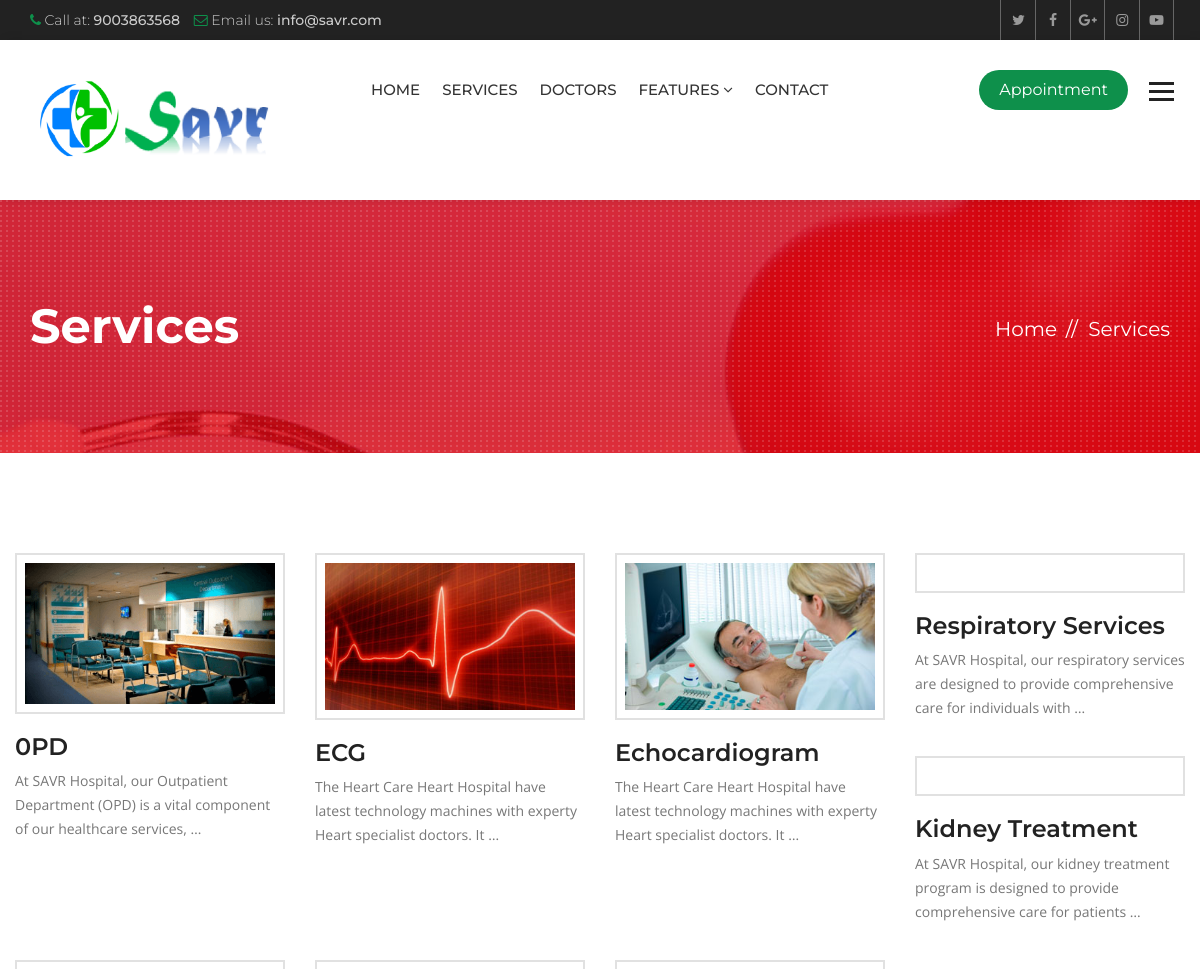
The page /services/ (upper part) on the database as committed earlier.
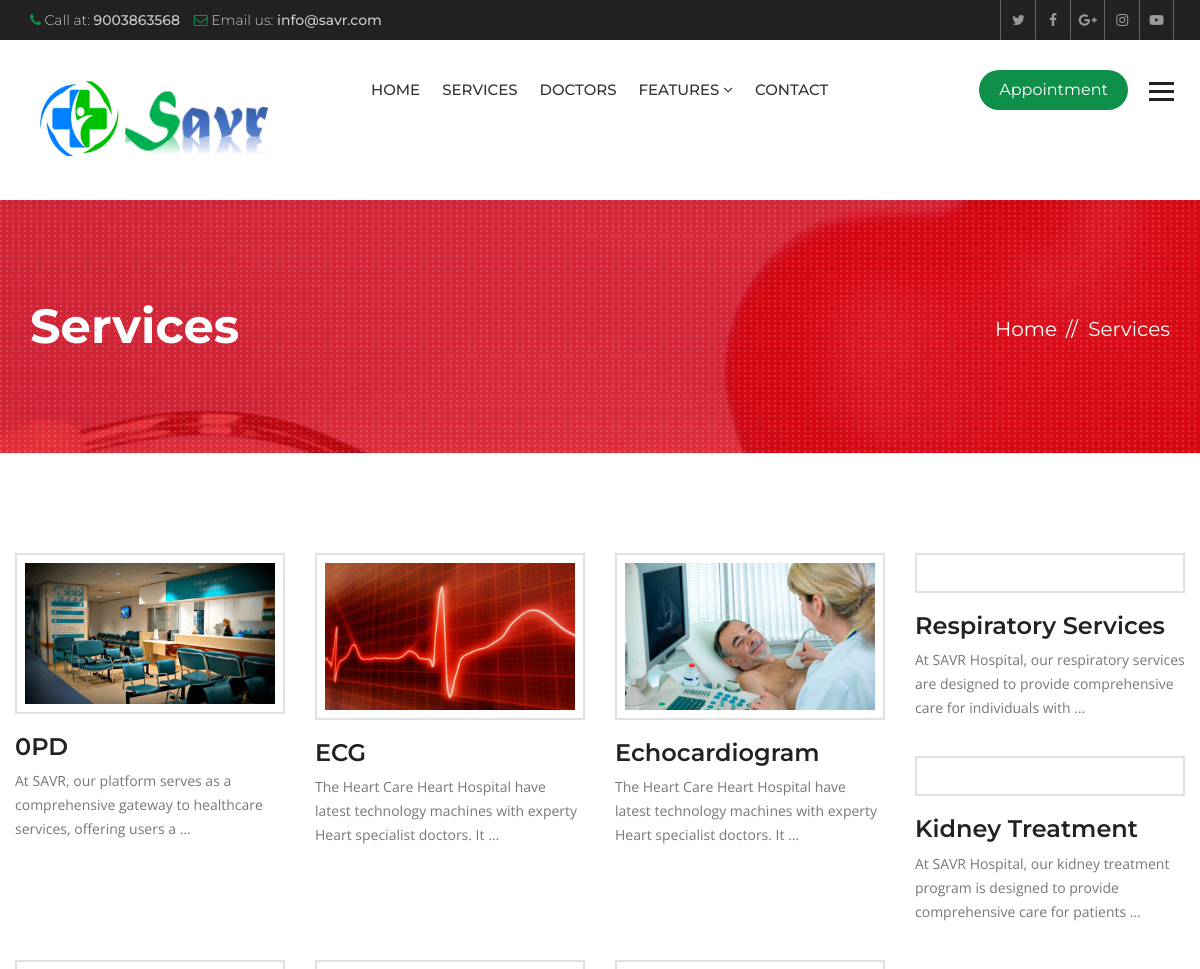
The same page on the database as committed later.
### hospital/models.py (models this page shows, shortened)
class Service(models.Model):
    title = models.CharField(max_length=120)
    description = models.TextField()
    items = models.ManyToManyField(to='Item',)
    thumbnail = models.ImageField(upload_to='services/')
    cover = models.ImageField(upload_to='services/')
    image1 = models.ImageField(upload_to='services/', blank=True, null=True)
    image2 = models.ImageField(upload_to='services/', blank=True, null=True)

### hospital/views.py (the view)
# urls.py: path('services/', views.ServiceListView.as_view(), name="services"),
class ServiceListView(ListView):
    queryset = Service.objects.all()
    template_name = "hospital/services.html"

### hospital/context_processors.py (called while the page is built)
def footer_content(request):
    services = Service.objects.all()
    doctors = Doctor.objects.all()
    context = {
        'services': services,
        'doctors': doctors
    }
    return context

### templates/hospital/services.html (shortened to what this page needs)
{% extends 'base.html' %}
{% block maincontent %}
<div class="inner-banner">
  <div class="container">
    <div class="row">
      <div class="col-md-7">
        <h1>Services</h1>
      </div>
      <div class="col-md-5">
        <ol class="breadcrumb">
          <li><a href="{% url 'index' %}">Home</a></li>
          <li class="active">Services</li>
        </ol>
      </div>
    </div>
  </div>
</div>
<div class="main-content">
  <section class="services">
    <div class="container">
      <div class="row">
        <div class="service-style-1">
          <div class="row">
            {% for service in object_list %}
            <div class="col-md-3 col-sm-3">
              <div class="service-box">
                <div class="ser-thumb">
                  <img src="{{ service.thumbnail.url }}" alt=""></div>
                <div class="ser-content">
                  <h3><a href="{% url 'service_details' service.id %}">{{ service.title }}</a></h3>
                  <p>{{ service.description|truncatewords:15 }}</p>
                </div>
              </div>
            </div>
            {% endfor %}
          </div>
        </div>
      </div>
    </div>
  </section>
</div>
{% endblock maincontent %}

Rows that differ between the two databases and show on the page:
changed Service "0PD": description "At SAVR Hospital, our Outpatient Department (OPD) is a vital component of our healthcare services, …" → "At SAVR, our platform serves as a comprehensive gateway to healthcare services, offering users a …"
